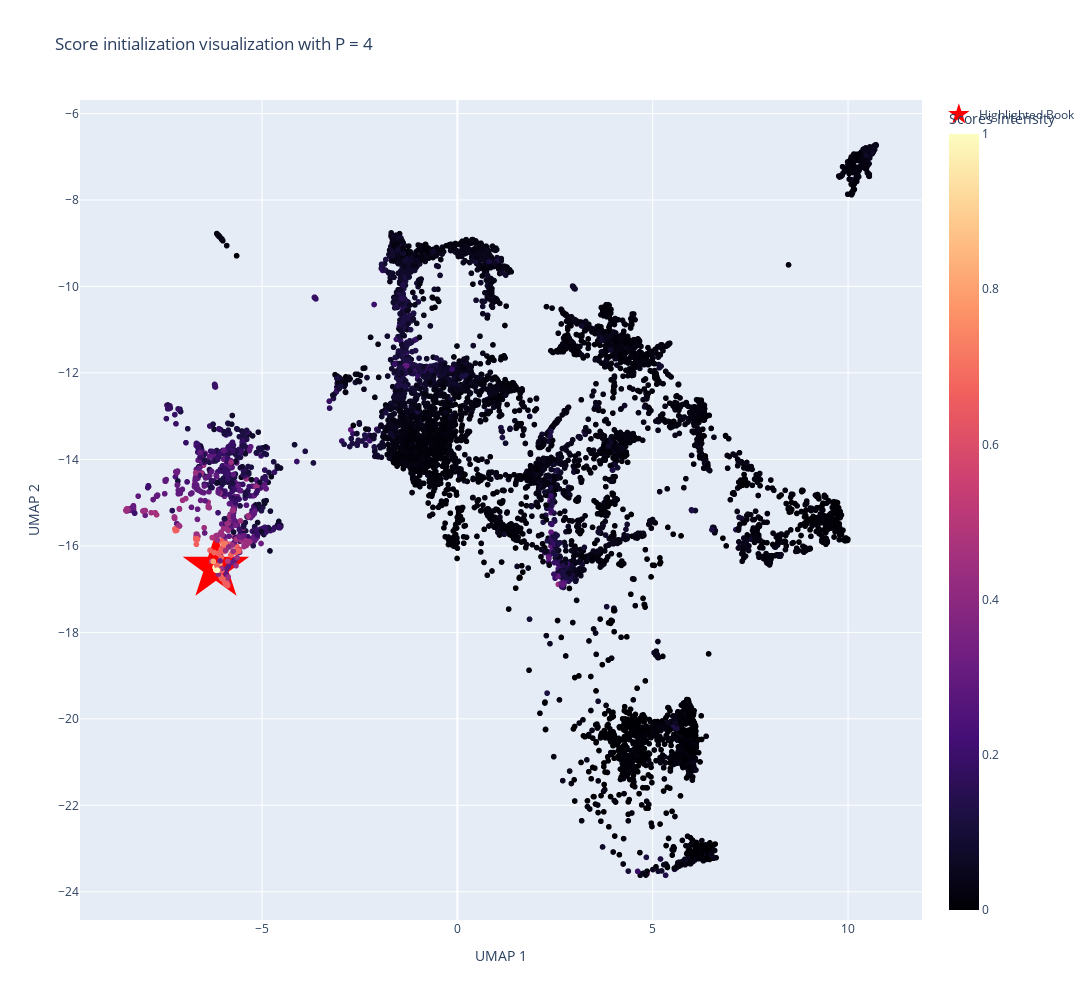

Source (notebook cell):
### Code cell
fig = px.scatter(
    x=umap_coords[:, 0], 
    y=umap_coords[:, 1], 
    color=scores_0,
    color_continuous_scale='Magma', 
    labels={'x': "UMAP 1", 'y': "UMAP 2", 'color': "Scores Intensity"},
    title=f"Score initialization visualization with P = {P}"
)

fig.add_trace(go.Scatter(
    x=[book_75_coord[0]],
    y=[book_75_coord[1]],
    mode='markers',
    marker=dict(
        size=50,
        color='red',
        symbol='star'
    ),
    name="Highlighted Book"
))

fig.update_layout(
    width=1500,
    height=1000,
)

# Show the figure
fig.show()

### Figure 1 — Plotly figure (JSON) as saved in the notebook; plotly's stock layout.template omitted (floating-point values rounded to 4 significant figures; data arrays with more than 128 entries replaced by an {"elided": "..."} marker saying what was removed)
{"data": [{"hovertemplate": "UMAP 1=%{x}<br>UMAP 2=%{y}<br>Scores Intensity=%{marker.color}<extra></extra>", "legendgroup": "", "marker": {"color": {"elided": "9214 float values"}, "coloraxis": "coloraxis", "symbol": "circle"}, "mode": "markers", "name": "", "showlegend": false, "type": "scattergl", "x": {"elided": "9214 float values"}, "xaxis": "x", "y": {"elided": "9214 float values"}, "yaxis": "y"}, {"marker": {"color": "red", "size": 50, "symbol": "star"}, "mode": "markers", "name": "Highlighted Book", "type": "scatter", "x": [-6.181], "y": [-16.5]}], "layout": {"coloraxis": {"colorbar": {"title": {"text": "Scores Intensity"}}, "colorscale": [[0, "#000004"], [0.1111, "#180f3d"], [0.2222, "#440f76"], [0.3333, "#721f81"], [0.4444, "#9e2f7f"], [0.5556, "#cd4071"], [0.6667, "#f1605d"], [0.7778, "#fd9668"], [0.8889, "#feca8d"], [1, "#fcfdbf"]]}, "height": 1000, "legend": {"tracegroupgap": 0}, "title": {"text": "Score initialization visualization with P = 4"}, "width": 1500, "xaxis": {"anchor": "y", "domain": [0, 1], "title": {"text": "UMAP 1"}}, "yaxis": {"anchor": "x", "domain": [0, 1], "title": {"text": "UMAP 2"}}}}
